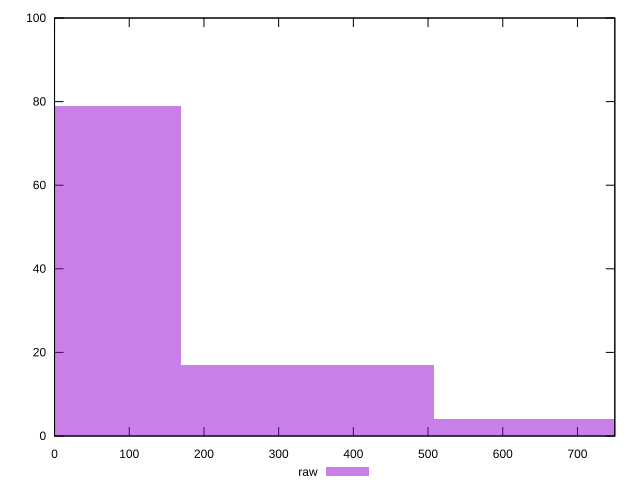

Reproduce this figure in gnuplot.
reset

$raw <<EOF
338.99027575123637 17
0 79
677.9805515024727 4
EOF

set key outside below
set boxwidth 338.99027575123637
set xrange [0:750]
set yrange [0:100]
set trange [0:100]
set style fill transparent solid 0.5 noborder
set terminal svg size 640, 490 enhanced background rgb 'white'
set output "report_00013_2021-02-09T12-04-24.940Z/unused-css-rules/samples/pages+cached/raw/histogram.svg"

plot $raw title "raw" with boxes

reset
